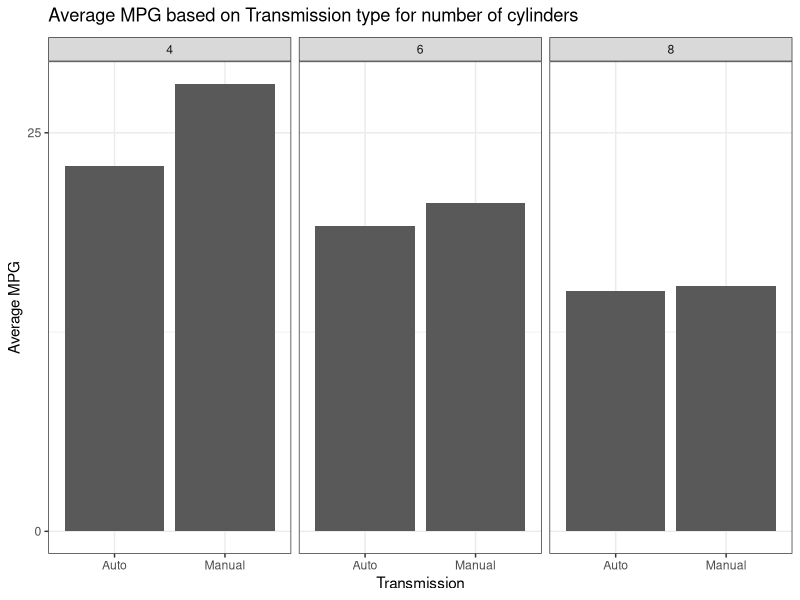
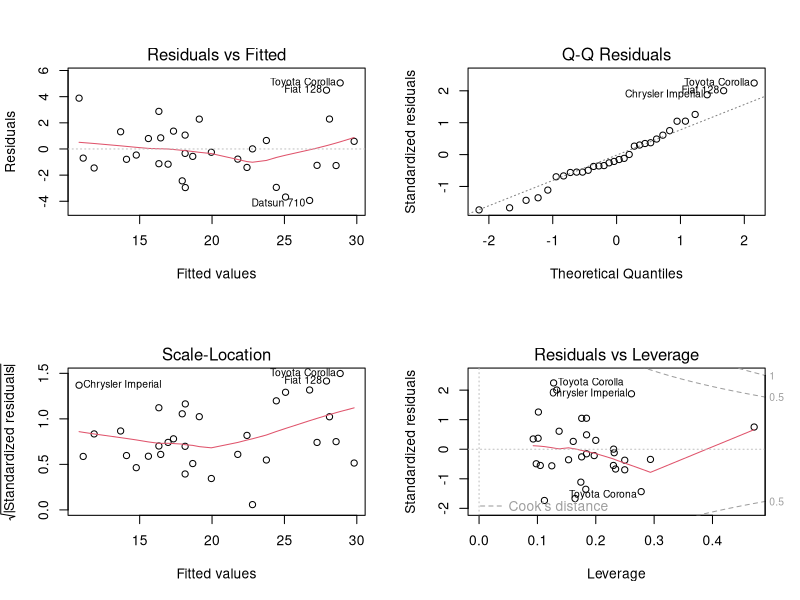
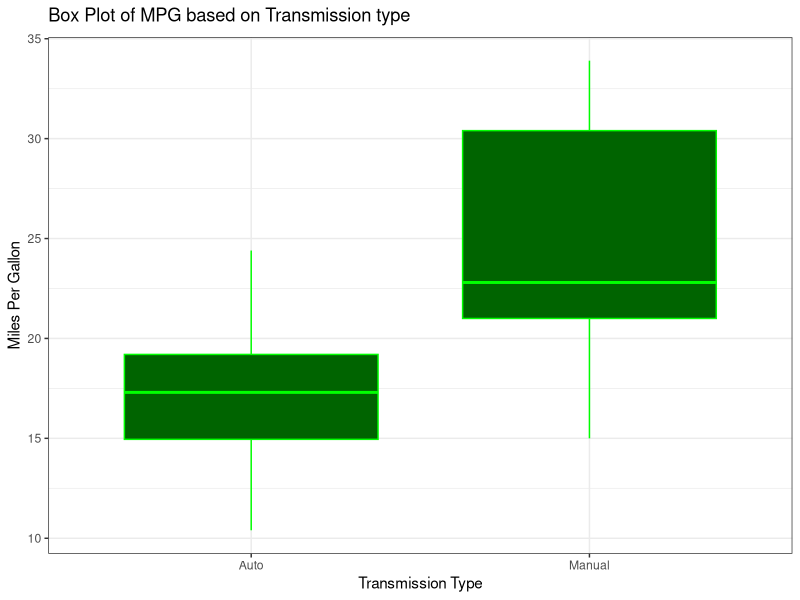
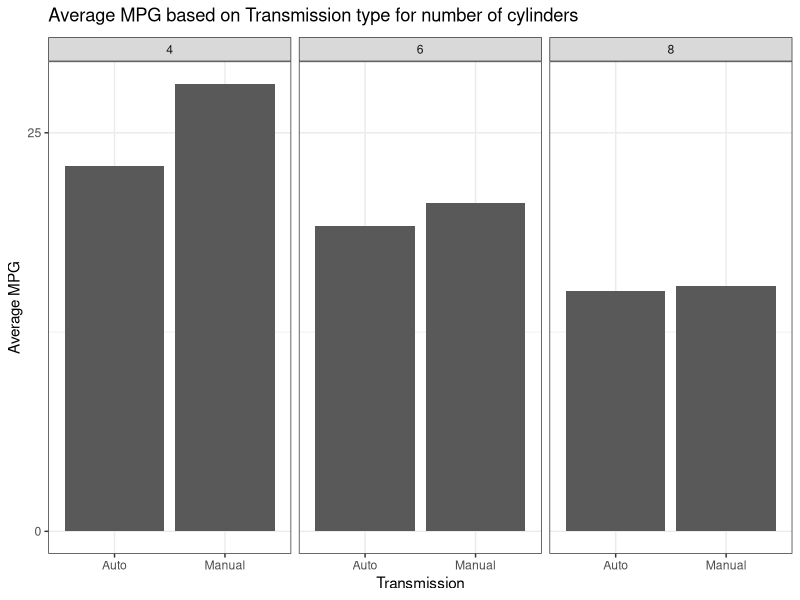
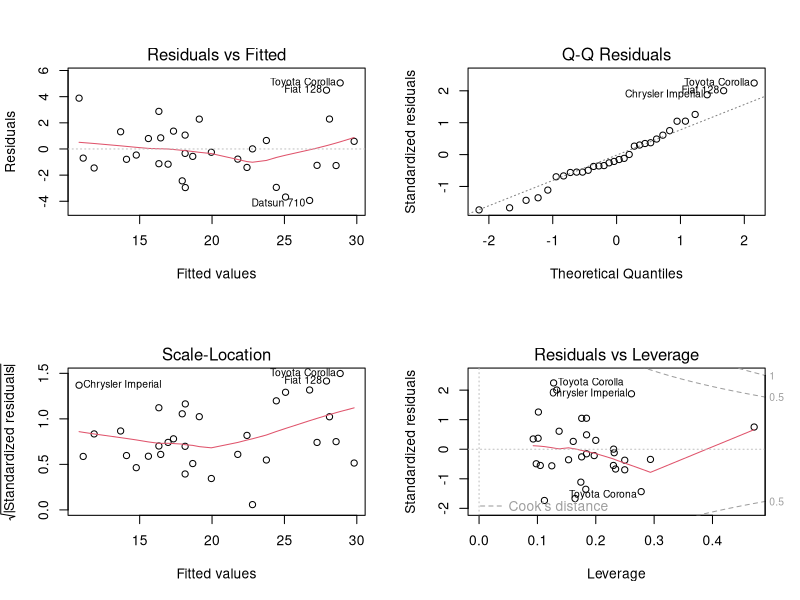
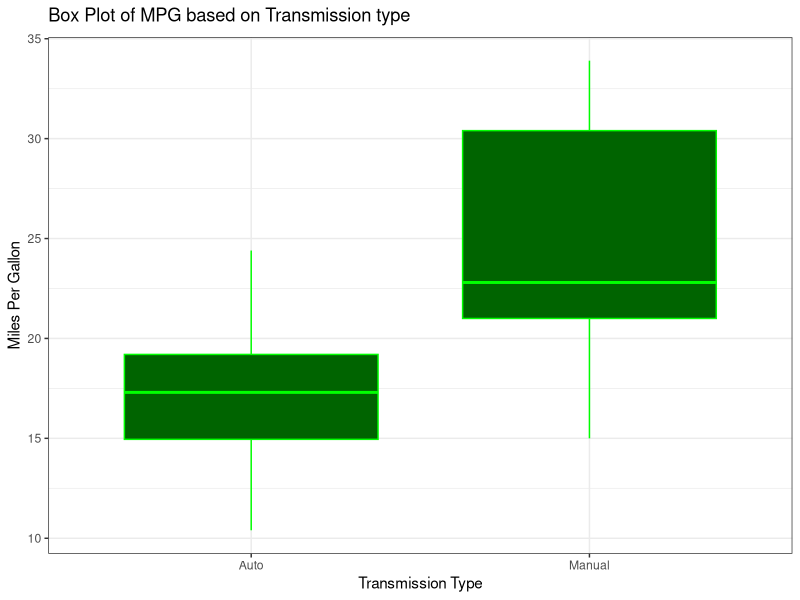

The R script that drew these images, in order:
## ---- chunk 1
# loading the R Built-in dataset
library(ggplot2)
data(mtcars)
mtcars$mpg <- as.numeric(mtcars$mpg)
mtcars$cyl <- factor(mtcars$cyl)
mtcars$vs <- factor(mtcars$vs)
mtcars$gear <- factor(mtcars$gear)
mtcars$carb <- factor(mtcars$carb)
mtcars$am <- ifelse(as.integer(mtcars$am == 1), "Manual", "Auto")

head(mtcars)
## ---- chunk 2
# Results are in appendix
# Finding the average mpg for auto and manual transmission cars based on cylinders
transmissionMPG <- aggregate(mpg ~ am + cyl, mtcars, FUN = mean )
head(transmissionMPG)
p <- ggplot(transmissionMPG, aes(x = am,  y = mpg)) + geom_bar(stat = "identity") +facet_grid(scales="free", space="free", .~cyl) +
  guides(fill=FALSE) + theme_bw() +
  scale_fill_brewer(palette="Blues")+labs(x="Transmission", y=expression("Average MPG")) + 
  labs(title=expression("Average MPG based on Transmission type for number of cylinders")) + scale_y_continuous(name = "Average MPG",c(0,25))
p

## ---- chunk 3
fullModel <- lm(mpg~., mtcars)
optimalModel <- step(fullModel, direction = "backward")
## ---- chunk 4
# Results in appendix
# Summary of the best model 
summary(optimalModel)
par(mfrow=c(2,2))
plot(optimalModel)
## ---- chunk 5
t.test(mpg~am,mtcars)
## ---- chunk 6
# Results in appendix 
# Box Plot of MPG based on transmission type
b<-ggplot(data = mtcars,aes(x=am,y=mpg)) + geom_boxplot(col = "green", fill = "darkgreen") + theme_bw() + xlab("Transmission Type") + ylab("Miles Per Gallon") + labs(title=expression("Box Plot of MPG based on Transmission type"))
b
## ---- chunk 7
# Finding the average mpg for auto and manual transmission cars based on cylinders
transmissionMPG <- aggregate(mpg ~ am + cyl, mtcars, FUN = mean )
#head(transmissionMPG)

# Plotting the histogram
p <- ggplot(transmissionMPG, aes(x = am,  y = mpg)) + geom_bar(stat = "identity") +facet_grid(scales="free", space="free", .~cyl) +
  guides(fill=FALSE) + theme_bw() +
  scale_fill_brewer(palette="Blues")+labs(x="Transmission", y=expression("Average MPG")) + 
  labs(title=expression("Average MPG based on Transmission type for number of cylinders")) + scale_y_continuous(name = "Average MPG",c(0,25))
p
# Summary of the best model 
summary(optimalModel)
par(mfrow=c(2,2))
plot(optimalModel)
# Box Plot of the MPG based on transmission type
b<-ggplot(data = mtcars,aes(x=am,y=mpg)) + geom_boxplot(col = "green", fill = "darkgreen") + theme_bw() + xlab("Transmission Type") + ylab("Miles Per Gallon") + labs(title=expression("Box Plot of MPG based on Transmission type"))
b

